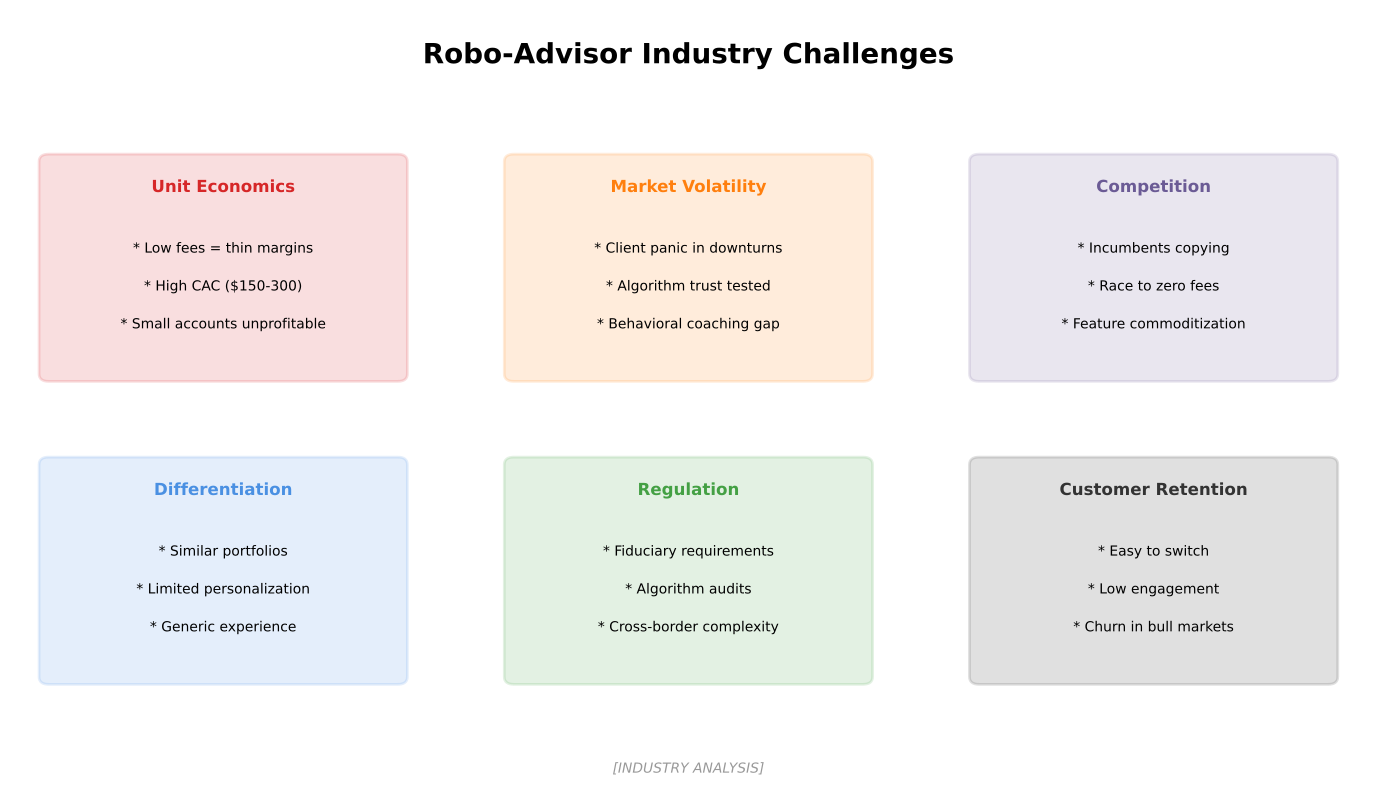

Here is the Python script that generated this plot:
"""
Robo-Advisor Challenges
Shows key challenges facing robo-advisory industry

Output: robo_challenges.pdf
Module: module_01_fintech
Lesson: 8 - Robo-Advisors
"""

from pathlib import Path
import matplotlib.pyplot as plt
import matplotlib.patches as mpatches
import numpy as np

CHART_METADATA = {
    'title': 'Robo-Advisor Challenges',
    'module': 'module_01_fintech',
    'lesson': 8,
    'url': 'https://github.com/Digital-AI-Finance/digital-finance/tree/main/module_01_fintech/figures/robo_challenges'
}

plt.rcParams.update({
    'font.size': 14,
    'axes.labelsize': 14,
})

def create_chart():
    """Create robo challenges diagram"""
    fig, ax = plt.subplots(figsize=(14, 8))
    ax.set_xlim(0, 14)
    ax.set_ylim(0, 10)
    ax.axis('off')

    # Title
    ax.text(7, 9.3, 'Robo-Advisor Industry Challenges', fontsize=20, fontweight='bold', ha='center')

    # Challenges
    challenges = [
        {
            'name': 'Unit Economics',
            'x': 2.2, 'y': 6.5,
            'color': '#D62728',
            'issues': ['Low fees = thin margins', 'High CAC ($150-300)', 'Small accounts unprofitable'],
        },
        {
            'name': 'Market Volatility',
            'x': 7, 'y': 6.5,
            'color': '#FF7F0E',
            'issues': ['Client panic in downturns', 'Algorithm trust tested', 'Behavioral coaching gap'],
        },
        {
            'name': 'Competition',
            'x': 11.8, 'y': 6.5,
            'color': '#6B5B95',
            'issues': ['Incumbents copying', 'Race to zero fees', 'Feature commoditization'],
        },
        {
            'name': 'Differentiation',
            'x': 2.2, 'y': 2.5,
            'color': '#4A90E2',
            'issues': ['Similar portfolios', 'Limited personalization', 'Generic experience'],
        },
        {
            'name': 'Regulation',
            'x': 7, 'y': 2.5,
            'color': '#44A044',
            'issues': ['Fiduciary requirements', 'Algorithm audits', 'Cross-border complexity'],
        },
        {
            'name': 'Customer Retention',
            'x': 11.8, 'y': 2.5,
            'color': '#333333',
            'issues': ['Easy to switch', 'Low engagement', 'Churn in bull markets'],
        },
    ]

    for challenge in challenges:
        # Box
        box = mpatches.FancyBboxPatch((challenge['x']-1.8, challenge['y']-1.3), 3.6, 2.8,
                                       boxstyle='round,pad=0.1',
                                       facecolor=challenge['color'], alpha=0.15,
                                       edgecolor=challenge['color'], lw=2)
        ax.add_patch(box)
        ax.text(challenge['x'], challenge['y']+1.1, challenge['name'], ha='center',
               fontsize=12, fontweight='bold', color=challenge['color'])

        for i, issue in enumerate(challenge['issues']):
            ax.text(challenge['x'], challenge['y']+0.3-i*0.5, f'* {issue}', ha='center', fontsize=10)

    # Source
    fig.text(0.5, 0.02, '[INDUSTRY ANALYSIS]',
            fontsize=10, ha='center', style='italic', color='#999999')

    plt.tight_layout()

    output_path = Path(__file__).parent / 'robo_challenges.pdf'
    plt.savefig(output_path, format='pdf', dpi=300, bbox_inches='tight')
    plt.close()
    print(f"Chart saved to: {output_path}")
    return output_path

if __name__ == '__main__':
    create_chart()
